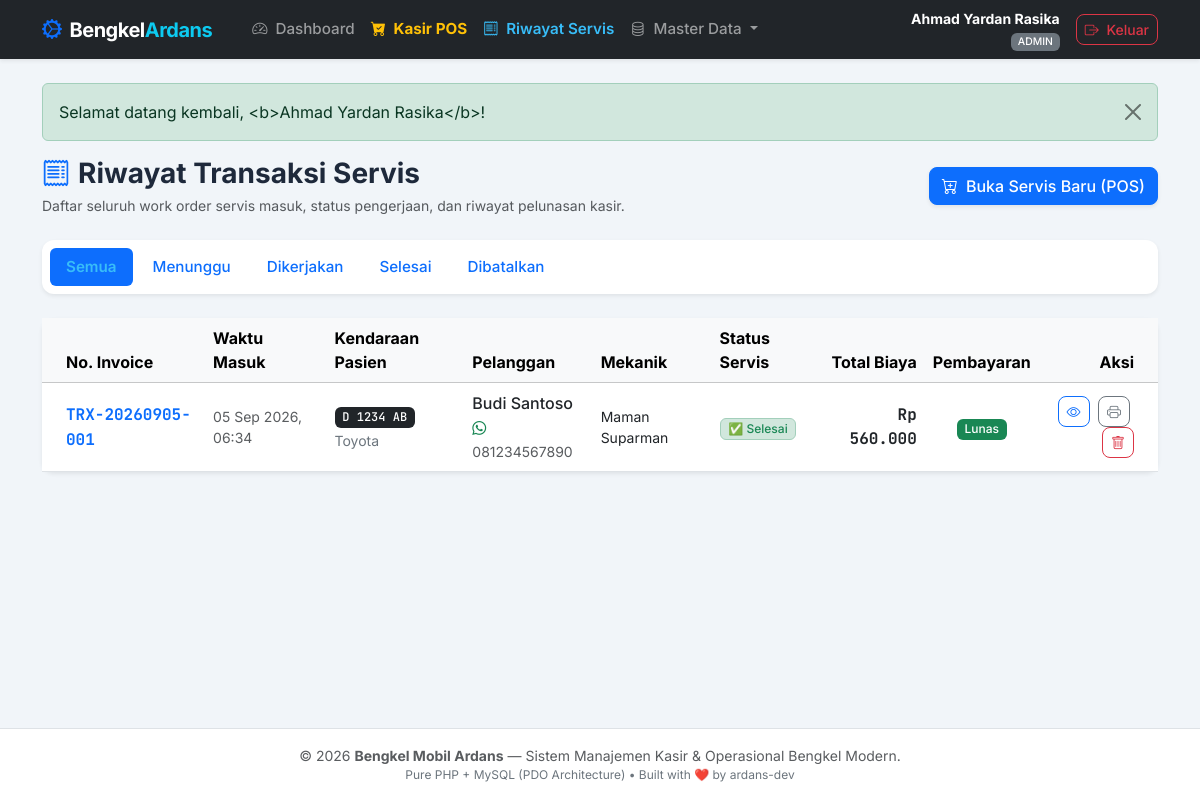
The page /transaksi.php (signed in) on the database its author committed.
### tables this page shows
CREATE TABLE transaksi (
    id_transaksi INT AUTO_INCREMENT PRIMARY KEY,
    kode_transaksi VARCHAR(30) NOT NULL UNIQUE COMMENT 'Nomor invoice resmi (misal: TRX-20260905-001)',
    id_kendaraan INT NOT NULL COMMENT 'Mobil yang dikerjakan',
    id_mekanik INT NOT NULL COMMENT 'Mekanik penanggung jawab servis',
    id_admin INT NULL COMMENT 'Kasir yang memproses nota pembayaran',
    kilometer INT DEFAULT 0 COMMENT 'Angka odometer spedometer saat mobil masuk',
    keluhan TEXT NOT NULL COMMENT 'Masalah yang dirasakan pemilik kendaraan',
    catatan_mekanik TEXT NULL COMMENT 'Hasil diagnosa dan saran perawatan mekanik',
    tanggal DATETIME DEFAULT CURRENT_TIMESTAMP COMMENT 'Waktu penerimaan servis',
    status_servis ENUM('Menunggu', 'Dikerjakan', 'Selesai', 'Dibatalkan') DEFAULT 'Menunggu' COMMENT 'Alur pengerjaan mobil',
    metode_pembayaran ENUM('Tunai', 'Transfer Bank', 'QRIS') DEFAULT 'Tunai' COMMENT 'Cara bayar pelanggan',
    total_jasa DECIMAL(12, 2) NOT NULL DEFAULT 0.00 COMMENT 'Subtotal akumulasi seluruh biaya jasa',
    total_sparepart DECIMAL(12, 2) NOT NULL DEFAULT 0.00 COMMENT 'Subtotal akumulasi seluruh biaya sparepart',
    total_biaya DECIMAL(12, 2) NOT NULL DEFAULT 0.00 COMMENT 'Total akhir yang wajib dibayar pelanggan',
    jumlah_bayar DECIMAL(12, 2) NOT NULL DEFAULT 0.00 COMMENT 'Uang tunai/transfer yang diserahkan pelanggan',
    kembalian DECIMAL(12, 2) NOT NULL DEFAULT 0.00 COMMENT 'Uang kembalian yang diberikan kasir',
    status_pembayaran ENUM('Belum Lunas', 'Lunas') DEFAULT 'Belum Lunas' COMMENT 'Status tagihan kasir',
    CONSTRAINT fk_transaksi_kendaraan 
        FOREIGN KEY (id_kendaraan) REFERENCES kendaraan(id_kendaraan) 
        ON DELETE RESTRICT ON UPDATE CASCADE,
    CONSTRAINT fk_transaksi_mekanik 
        FOREIGN KEY (id_mekanik) REFERENCES mekanik(id_mekanik) 
        ON DELETE RESTRICT ON UPDATE CASCADE,
    CONSTRAINT fk_transaksi_admin 
        FOREIGN KEY (id_admin) REFERENCES admin(id_admin) 
        ON DELETE SET NULL ON UPDATE CASCADE
);

CREATE TABLE kendaraan (
    id_kendaraan INT AUTO_INCREMENT PRIMARY KEY,
    id_pelanggan INT NOT NULL COMMENT 'ID pemilik mobil (Foreign Key ke tabel pelanggan)',
    plat_nomor VARCHAR(20) NOT NULL UNIQUE COMMENT 'Nomor polisi unik mobil (misal: D 1234 AB)',
    merek VARCHAR(50) NOT NULL COMMENT 'Pabrikan mobil (misal: Toyota, Honda, Daihatsu)',
    tipe VARCHAR(50) NOT NULL COMMENT 'Model spesifik mobil (misal: Avanza 1.3 G, Brio Satya)',
    tahun INT NULL COMMENT 'Tahun perakitan mobil untuk panduan spesifikasi suku cadang',
    transmisi ENUM('Manual', 'Matic') DEFAULT 'Manual' COMMENT 'Tipe transmisi mobil',
    warna VARCHAR(30) NULL COMMENT 'Warna mobil untuk memudahkan identifikasi di bengkel',
    created_at TIMESTAMP DEFAULT CURRENT_TIMESTAMP,
    CONSTRAINT fk_kendaraan_pelanggan 
        FOREIGN KEY (id_pelanggan) REFERENCES pelanggan(id_pelanggan) 
        ON DELETE CASCADE ON UPDATE CASCADE
);

CREATE TABLE pelanggan (
    id_pelanggan INT AUTO_INCREMENT PRIMARY KEY,
    nama VARCHAR(100) NOT NULL COMMENT 'Nama lengkap pelanggan',
    no_telepon VARCHAR(20) NOT NULL COMMENT 'Nomor WhatsApp/HP untuk konfirmasi servis selesai',
    alamat TEXT NULL COMMENT 'Alamat tempat tinggal pelanggan',
    created_at TIMESTAMP DEFAULT CURRENT_TIMESTAMP COMMENT 'Waktu pertama kali terdaftar'
);

CREATE TABLE mekanik (
    id_mekanik INT AUTO_INCREMENT PRIMARY KEY,
    nama_mekanik VARCHAR(100) NOT NULL COMMENT 'Nama teknisi bengkel',
    no_telepon VARCHAR(20) NULL COMMENT 'Nomor kontak mekanik',
    keahlian VARCHAR(100) NULL COMMENT 'Spesialisasi (misal: Mesin, Kelistrikan, Kaki-kaki)',
    status ENUM('Aktif', 'Cuti', 'Nonaktif') DEFAULT 'Aktif' COMMENT 'Status kesiapan montir',
    alamat TEXT NULL COMMENT 'Alamat domisili teknisi',
    created_at TIMESTAMP DEFAULT CURRENT_TIMESTAMP
);

### transaksi.php (the view, shortened to what this page needs)
<?php
$filter_status = $_GET['status'] ?? 'Semua';
$sql = "
    SELECT t.*,
           k.plat_nomor, k.merek, k.tipe,
           p.nama AS nama_pelanggan, p.no_telepon,
           m.nama_mekanik
    FROM transaksi t
    JOIN kendaraan k ON t.id_kendaraan = k.id_kendaraan
    JOIN pelanggan p ON k.id_pelanggan = p.id_pelanggan
    JOIN mekanik m ON t.id_mekanik = m.id_mekanik
";
$params = [];
$sql .= " ORDER BY t.id_transaksi DESC";
$stmt = db()->prepare($sql);
$stmt->execute($params);
$transaksi_list = $stmt->fetchAll();
include __DIR__ . '/includes/header.php';
?>
<div class="d-flex flex-wrap justify-content-between align-items-center mb-4 gap-2">
    <div>
        <h3 class="fw-bold mb-1"><i class="bi bi-receipt text-primary me-2"></i>Riwayat Transaksi Servis</h3>
        <p class="text-muted small mb-0">Daftar seluruh work order servis masuk, status pengerjaan, dan riwayat pelunasan kasir.</p>
    </div>
    <a href="kasir.php" class="btn btn-primary shadow-sm">
        <i class="bi bi-cart-plus me-1"></i> Buka Servis Baru (POS)
    </a>
</div>
<div class="card shadow-sm border-0 mb-4">
    <div class="card-body p-2">
        <ul class="nav nav-pills gap-1">
            <?php
            $statuses = ['Semua', 'Menunggu', 'Dikerjakan', 'Selesai', 'Dibatalkan'];
            foreach ($statuses as $st):
            ?>
                <li class="nav-item">
                    <a class="nav-link btn-sm <?= $filter_status === $st ? 'active' : '' ?>"
                       href="transaksi.php?status=<?= urlencode($st) ?>">
                        <?= e($st) ?>
                    </a>
                </li>
            <?php endforeach; ?>
        </ul>
    </div>
</div>
<div class="card shadow-sm border-0">
    <div class="card-body p-0">
        <div class="table-responsive">
            <table class="table table-hover align-middle mb-0">
                <thead class="table-light">
                    <tr>
                        <th class="ps-4">No. Invoice</th>
                        <th>Waktu Masuk</th>
                        <th>Kendaraan Pasien</th>
                        <th>Pelanggan</th>
                        <th>Mekanik</th>
                        <th>Status Servis</th>
                        <th class="text-end">Total Biaya</th>
                        <th class="text-center">Pembayaran</th>
                        <th class="text-end pe-4">Aksi</th>
                    </tr>
                </thead>
                <tbody>
                    <?php if (empty($transaksi_list)): ?>
                        <tr>
                            <td colspan="9" class="text-center py-5 text-muted">
                                <i class="bi bi-journal-x fs-2 d-block mb-2 text-secondary"></i>
                                Tidak ada transaksi yang sesuai dengan filter ini.
                            </td>
                        </tr>
                    <?php else: ?>
                        <?php foreach ($transaksi_list as $row): ?>
                            <tr>
                                <td class="ps-4">
                                    <a href="detail_transaksi.php?id=<?= $row['id_transaksi'] ?>" class="font-mono fw-bold text-decoration-none text-primary">
                                        <?= e($row['kode_transaksi']) ?>
                                    </a>
                                </td>
                                <td class="small text-muted"><?= format_tanggal($row['tanggal']) ?></td>
                                <td>
                                    <span class="badge bg-dark font-mono me-1"><?= e($row['plat_nomor']) ?></span>
                                    <span class="small text-secondary"><?= e($row['merek']) ?></span>
                                </td>
                                <td>
                                    <div class="fw-medium text-dark"><?= e($row['nama_pelanggan']) ?></div>
                                    <small class="text-muted"><i class="bi bi-whatsapp me-1 text-success"></i><?= e($row['no_telepon']) ?></small>
                                </td>
                                <td class="small text-dark"><?= e($row['nama_mekanik']) ?></td>
                                <td>
                                    <?php if ($row['status_servis'] === 'Menunggu'): ?>
                                        <span class="badge bg-secondary-subtle text-secondary border">⏳ Menunggu</span>
                                    <?php elseif ($row['status_servis'] === 'Dikerjakan'): ?>
                                        <span class="badge bg-warning-subtle text-warning border border-warning-subtle">🔧 Dikerjakan</span>
                                    <?php elseif ($row['status_servis'] === 'Selesai'): ?>
                                        <span class="badge bg-success-subtle text-success border border-success-subtle">✅ Selesai</span>
                                    <?php else: ?>
                                        <span class="badge bg-danger-subtle text-danger border">❌ Batal</span>
                                    <?php endif; ?>
                                </td>
                                <td class="text-end fw-bold font-mono text-dark">
                                    <?= rupiah($row['total_biaya']) ?>
                                </td>
                                <td class="text-center">
                                    <?php if ($row['status_pembayaran'] === 'Lunas'): ?>
                                        <span class="badge bg-success">Lunas</span>
                                    <?php else: ?>
                                        <span class="badge bg-danger">Belum Lunas</span>
                                    <?php endif; ?>
                                </td>
                                <td class="text-end pe-4">
                                    <a href="detail_transaksi.php?id=<?= $row['id_transaksi'] ?>" class="btn btn-outline-primary btn-sm me-1" title="Lihat Detail & Kasir">
                                        <i class="bi bi-eye"></i>
                                    </a>
                                    <a href="cetak_nota.php?id=<?= $row['id_transaksi'] ?>" target="_blank" class="btn btn-outline-secondary btn-sm me-1" title="Cetak Nota">
                                        <i class="bi bi-printer"></i>
                                    </a>
                                    <a href="transaksi.php?action=hapus&id=<?= $row['id_transaksi'] ?>" class="btn btn-outline-danger btn-sm"
                                       onclick="return confirm('Hapus nota ini? Stok suku cadang yang terpasang akan otomatis dikembalikan ke gudang.');" title="Hapus Nota">
                                        <i class="bi bi-trash"></i>
                                    </a>
                                </td>
                            </tr>
                        <?php endforeach; ?>
                    <?php endif; ?>
                </tbody>
            </table>
        </div>
    </div>
</div>
<?php include __DIR__ . '/includes/footer.php'; ?>

### includes/header.php (style rules this page uses)
body { font-family: 'Inter', sans-serif; background-color: #f1f5f9; color: #1e293b; min-height: 100vh; display: flex; flex-direction: column; }
.font-mono { font-family: 'JetBrains Mono', monospace; }
.nav-link { font-weight: 500; font-size: 0.95rem; transition: all 0.2s ease; }
.nav-link.active { font-weight: 600; color: #38bdf8 !important; }
.card { border: 1px solid #e2e8f0; border-radius: 12px; box-shadow: 0 1px 3px 0 rgb(0 0 0 / 0.05); }
.btn { border-radius: 8px; font-weight: 500; }
.badge { font-weight: 500; }

### rows shown on the page
transaksi: kode_transaksi "TRX-20260905-001", tanggal "05 Sep 2026, 06:34", id_kendaraan.plat_nomor "D 1234 AB", id_kendaraan.merek "Toyota", pelanggan.nama "Budi Santoso", pelanggan.no_telepon "081234567890", id_mekanik.nama_mekanik "Maman Suparman", status_servis "✅ Selesai", total_biaya "Rp 560.000", status_pembayaran "Lunas"

### other values the page prints
$user_login['nama'] "Ahmad Yardan Rasika"
$user_login['role'] "ADMIN"
$msg "Selamat datang kembali, <b>Ahmad Yardan Rasika</b>!"
$st "Semua"
$st "Menunggu"
$st "Dikerjakan"
$st "Selesai"
$st "Dibatalkan"
